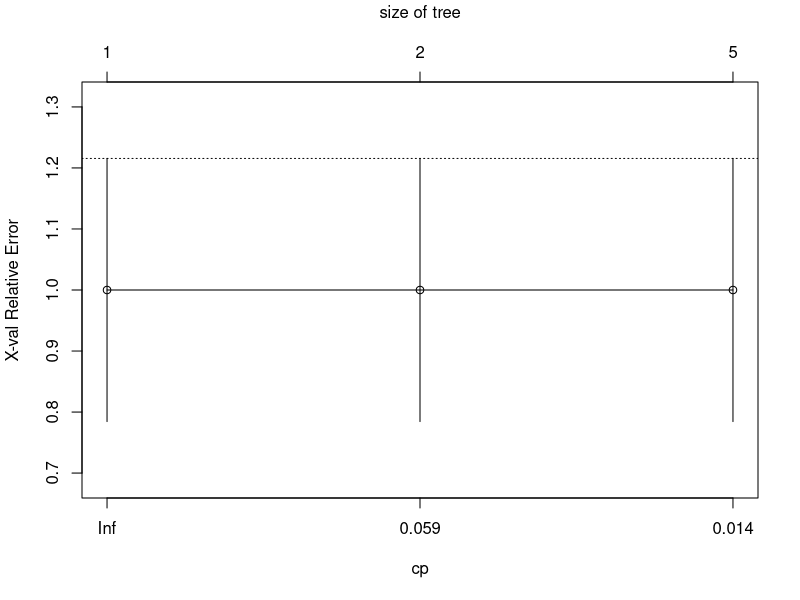
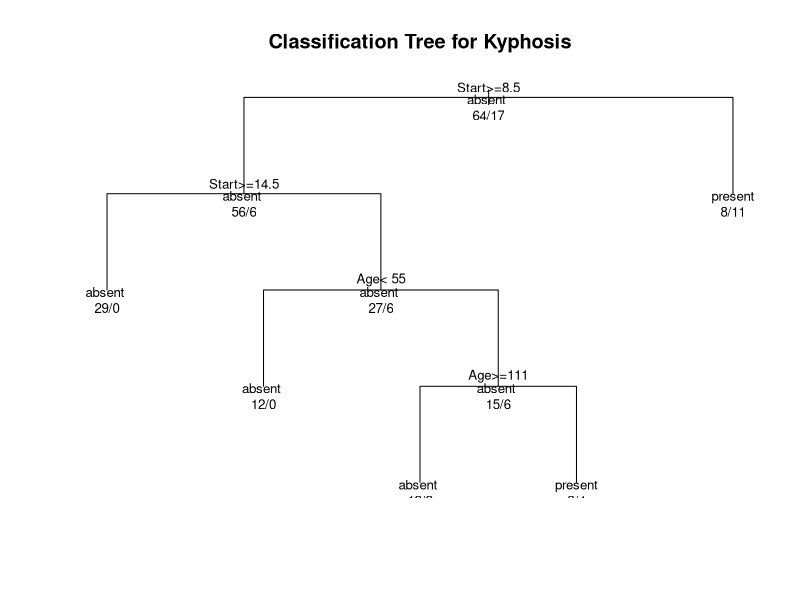

The R source for these figures, in order: (Note: this script raises an error after producing the figures.)
rm(list = ls())

if (!require('rpart')) install.packages('rpart')
library(rpart)

fitK <- rpart(Kyphosis ~ Age + Number + Start, method="class", data=kyphosis)
printcp(fitK) # display the results
plotcp(fitK) # visualize cross-validation results
summary(fitK) # detailed summary of splits
# plot tree
plot(fitK, uniform=TRUE, main="Classification Tree for Kyphosis")
text(fitK, use.n=TRUE, all=TRUE, cex=.8)
# create attractive postscript plot of tree
# post(fitK, file = “kyphosistree.ps", title = "Classification Tree for Kyphosis") # might need to convert to PDF (distill)

pfitK<- prune(fitK, cp=   fitK$cptable[which.min(fitK$cptable[,"xerror"]),"CP"])
plot(pfitK, uniform=TRUE, main="Pruned Classification Tree for Kyphosis")
text(pfitK, use.n=TRUE, all=TRUE, cex=.8)
# post(pfitK, file = “ptree.ps", title = "Pruned Classification Tree for Kyphosis”)

